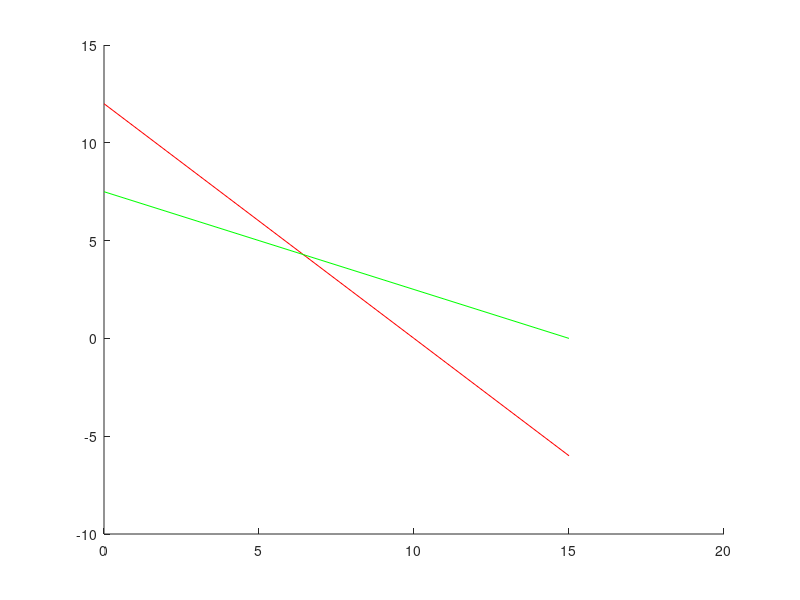

This figure's MATLAB source: (Note: this script raises an error after producing the figure.)
clf  % clear current figure, deletes from the current figure all graphics
     % objects
clear all  % delete all existing variables. all - is not a good habit
x1 = 0:1:15;
y = 0:1:15;
hold on  % retain current plot when adding new plots
plot(x1, 12-6/5*x1, 'r')  % plot(X,Y,LineSpec) LineSpec - line style  % jak ona zrobila to rownianie 12-6/5*x1
plot(x1, 7.5-1/2*x1, 'g')
line(8, y)
plot(x1, (1/450)*3375-(500/450)*x1, '--b')                          % jak ona znalazla te liczby 3k3...
plot(x1, (1/450)*4275-(500/450)*x1, '--b')
plot(x1, (1/450)*5080-(500/450)*x1, '--b')
hold off
grid on
axis([0 15 0 20])  % [range_for_x_axis range_for_y_axis]
xlabel('x_1')
ylabel('y_1')
title('Decision space')

%  second attempt, how to solve Ax = b equation
A = [6 5; 10 20]  % 6x1 + 5x2 = ... and 10x1 + 20x2 = ...                   % czemu 150, a nie 1500
B = [60 150]';  % ... = 60 and ... = 150. Matrix' - means matrix
                % transposition, thus in this case we can multiply A and B.
P = inv(A)*B  % inv - matrix inverse, the same as X^(-1)
figure(2)  % create new figure window
plot(P(1), P(2), 'ob')
text(6.4, 4.5, 'P')  % 6.4 and 5 is our approximate result


% czyli wychodzi na to, ze nie musimy uzywac simplexa, tylko to?
